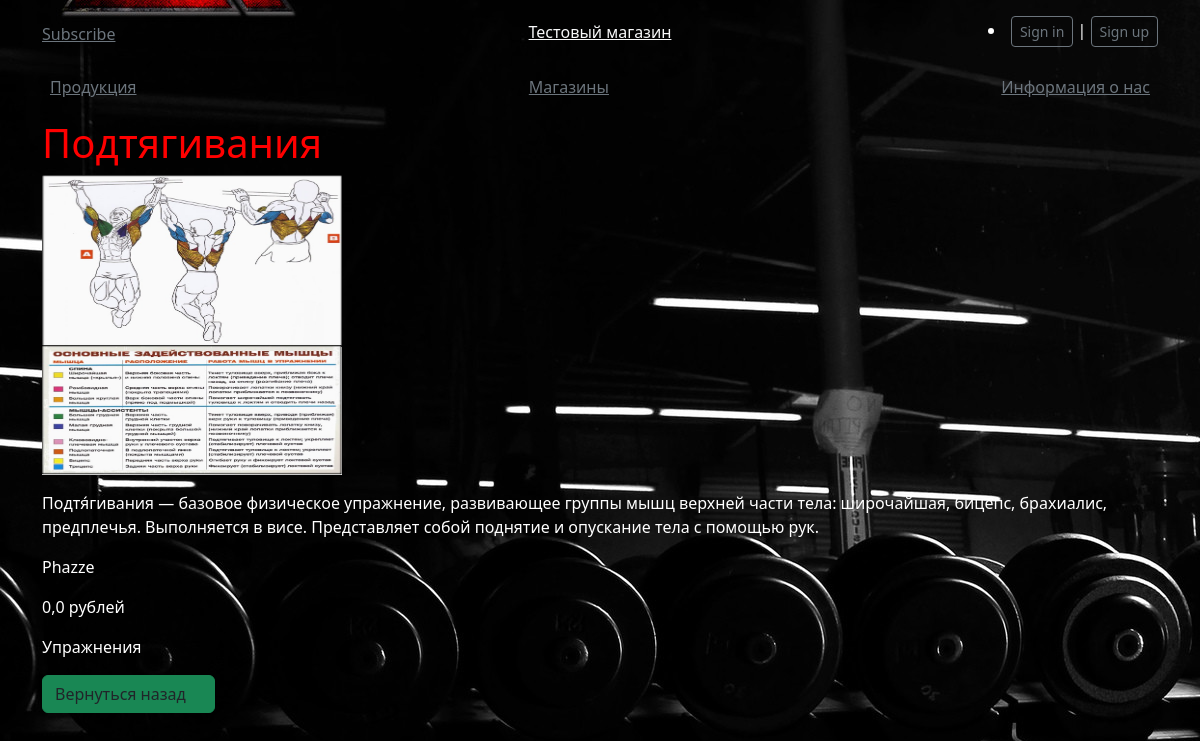
Screenshot of /tovar/podtyagivania with the database file from the repository.
### shop_of_sportfood/models.py (models this page shows, shortened)
class Products(models.Model):
    name = models.CharField(max_length=200, verbose_name='Название')
    slug = models.SlugField(max_length=255, unique=True, db_index=True, verbose_name='URL')
    description = models.TextField(verbose_name='Описание')
    photo = models.FileField(upload_to='photos/%Y/%m/%d/', verbose_name='Фото')
    price = models.FloatField(verbose_name='Цена')
    author = models.CharField(max_length=200, verbose_name='Автор')
    time_create = models.DateTimeField(auto_now_add=True)
    time_upload = models.DateTimeField(auto_now=True)
    cat = models.ForeignKey(Category, on_delete=models.PROTECT, verbose_name='Категория')
    class Meta:
        verbose_name = 'Продукты'
        verbose_name_plural = 'Продукты'

class Category(models.Model):
    title = models.CharField(max_length=30, unique=True, db_index=True)
    slug = models.SlugField(max_length=255, unique=True, db_index=True, verbose_name='URL')
    def __str__(self):
        return self.title
    class Meta:
        verbose_name = 'Категория'
        verbose_name_plural = 'Категории'
        ordering = ['id']

### shop_of_sportfood/views.py (the view)
# urls.py: path('tovar/<slug:product_slug>', views.ShowProduct.as_view(), name='tovar'),
class ShowProduct(DetailView):
    model = Products
    template_name = 'shop_of_sportfood/opred_product.html'
    slug_url_kwarg = 'product_slug'
    context_object_name = 'product'

### shop_of_sportfood/templates/shop_of_sportfood/opred_product.html (shortened to what this page needs)
{% extends 'shop_of_sportfood/base.html' %}
{% block content %}
<h1>{{ product.name }} </h1>
            {% if product.photo %}
            <p><img src="{{ product.photo.url }}" height="300" width="300"></p>
            {% endif %}
            <p>{{ product.description }}</p>
            <p>{{ product.author }}</p>
            <p>{{ product.price }} рублей</p>
            <p>{{ product.cat }}</p>
             <button type="submit" class="btn btn-success"><a class ="me-3 py-2 text-dark text-decoration-none" href="{% url 'products' %}">Вернуться назад</a></button>
{% endblock %}

### rows the page displays
Products: name "Подтягивания", photo (picture), description "Подтя́гивания — базовое физическое упражнение, развивающее группы мышц верхней части тела: широчайшая, бицепс, брахиалис, предплечья. Выполняется в висе. Представляет собой поднятие и опускание тела с помощью рук.", author "Phazze", price "0,0", cat "Упражнения"
